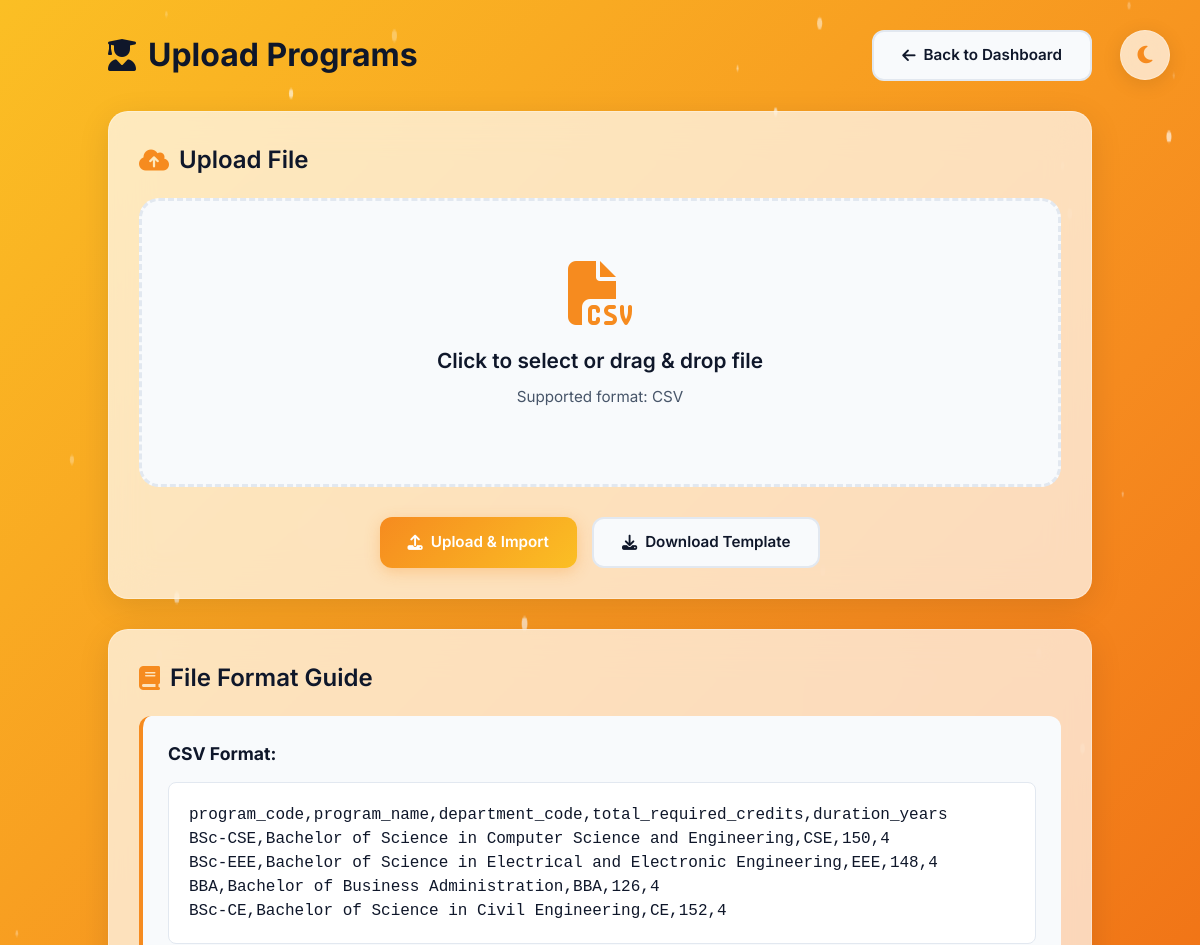
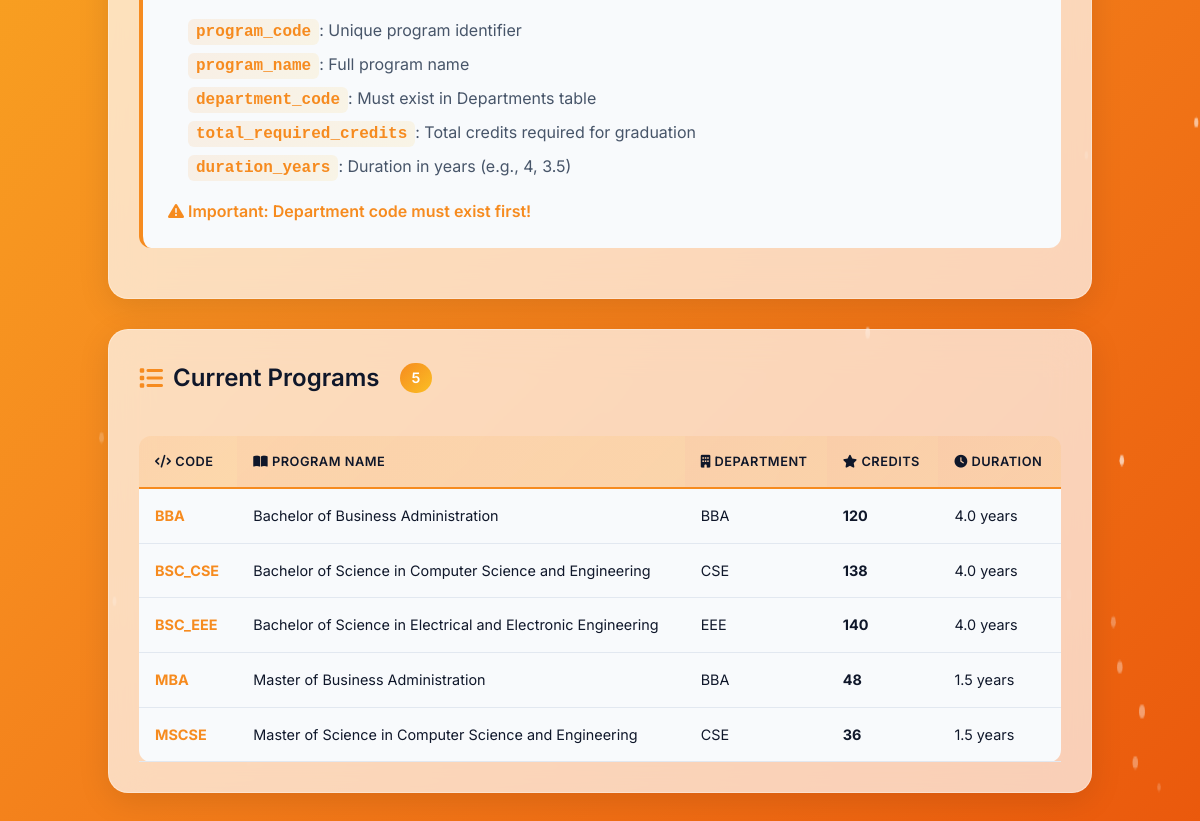
/admin/upload_programs.php (signed in), run on the app's committed database (2 pictures, top to bottom).
### tables this page shows
CREATE TABLE `programs` (
  `program_id` int(11) NOT NULL,
  `program_code` varchar(20) NOT NULL,
  `program_name` varchar(100) NOT NULL,
  `department_id` int(11) NOT NULL,
  `total_required_credits` int(11) NOT NULL,
  `duration_years` decimal(3,1) NOT NULL,
  `created_at` timestamp NOT NULL DEFAULT current_timestamp()
);

CREATE TABLE `departments` (
  `department_id` int(11) NOT NULL,
  `department_code` varchar(10) NOT NULL,
  `department_name` varchar(100) NOT NULL,
  `created_at` timestamp NOT NULL DEFAULT current_timestamp()
);

### admin/upload_programs.php (the view, shortened to what this page needs)
<?php
require_once('../config/database.php');
$result = $conn->query("SELECT p.*, d.department_code, d.department_name FROM programs p JOIN departments d ON p.department_id = d.department_id ORDER BY p.program_code");
$existing_programs = $result->fetch_all(MYSQLI_ASSOC);
?>
<!DOCTYPE html>
<html lang="en" data-theme="light">
<head>
    <script src="https://cdn.tailwindcss.com"></script>
    <link rel="stylesheet" href="https://cdnjs.cloudflare.com/ajax/libs/font-awesome/6.4.0/css/all.min.css">
</head>
<body>
    <div class="theme-toggle" onclick="toggleTheme()">
        <i class="fas fa-moon" id="theme-icon"></i>
    </div>
    <div class="container">
        <div class="header">
            <h1>
                <i class="fas fa-user-graduate"></i>
                Upload Programs
            </h1>
            <a href="index.php" class="btn btn-secondary">
                <i class="fas fa-arrow-left"></i>
                Back to Dashboard
            </a>
        </div>
        <div class="glass-card">
            <h2 style="color: var(--text-primary); margin-bottom: 20px; display: flex; align-items: center; gap: 10px; font-size: 1.5rem; font-weight: 600;">
                <i class="fas fa-cloud-upload-alt" style="color: #f68b1f;"></i>
                Upload File
            </h2>
            <form method="POST" enctype="multipart/form-data" id="uploadForm">
                <div class="upload-area" id="uploadArea" onclick="document.getElementById('fileInput').click()">
                    <i class="fas fa-file-csv upload-icon"></i>
                    <h3>Click to select or drag & drop file</h3>
                    <p style="margin-top: 10px;">Supported format: CSV</p>
                </div>
                <div style="text-align: center; margin-top: 30px; display: flex; gap: 15px; justify-content: center; flex-wrap: wrap;">
                    <button type="submit" class="btn btn-primary">
                        <i class="fas fa-upload"></i>
                        Upload & Import
                    </button>
                    <a href="download_template.php?type=programs" class="btn btn-secondary">
                        <i class="fas fa-download"></i>
                        Download Template
                    </a>
                </div>
            </form>
        </div>
        <div class="glass-card">
            <h2 style="color: var(--text-primary); margin-bottom: 20px; display: flex; align-items: center; gap: 10px; font-size: 1.5rem; font-weight: 600;">
                <i class="fas fa-book" style="color: #f68b1f;"></i>
                File Format Guide
            </h2>
            <div class="format-guide">
                <strong style="color: var(--text-primary); font-size: 1.1rem;">CSV Format:</strong>
                <pre>program_code,program_name,department_code,total_required_credits,duration_years
BSc-CSE,Bachelor of Science in Computer Science and Engineering,CSE,150,4
BSc-EEE,Bachelor of Science in Electrical and Electronic Engineering,EEE,148,4
BBA,Bachelor of Business Administration,BBA,126,4
BSc-CE,Bachelor of Science in Civil Engineering,CE,152,4</pre>
                <ul>
                    <li><code>program_code</code>: Unique program identifier</li>
                    <li><code>program_name</code>: Full program name</li>
                    <li><code>department_code</code>: Must exist in Departments table</li>
                    <li><code>total_required_credits</code>: Total credits required for graduation</li>
                    <li><code>duration_years</code>: Duration in years (e.g., 4, 3.5)</li>
                </ul>
                <p style="margin-top: 15px; color: #f68b1f; font-weight: 600;">
                    <i class="fas fa-exclamation-triangle"></i> Important: Department code must exist first!
                </p>
            </div>
        </div>
        <div class="glass-card">
            <h2 style="color: var(--text-primary); margin-bottom: 20px; display: flex; align-items: center; gap: 10px; font-size: 1.5rem; font-weight: 600;">
                <i class="fas fa-list" style="color: #f68b1f;"></i>
                Current Programs
                <span style="background: linear-gradient(135deg, #f68b1f, #fbbf24); color: white; padding: 4px 12px; border-radius: 20px; font-size: 0.9rem; margin-left: 10px;">
                    <?php echo count($existing_programs); ?>
                </span>
            </h2>
            <?php if (empty($existing_programs)): ?>
                <div class="empty-state">
                    <i class="fas fa-inbox"></i>
                    <p style="font-size: 1.1rem; margin-top: 10px;">No programs found. Upload a file to add programs.</p>
                </div>
            <?php else: ?>
                <div style="overflow-x: auto;">
                    <table>
                        <thead>
                            <tr>
                                <th><i class="fas fa-code"></i> Code</th>
                                <th><i class="fas fa-book-open"></i> Program Name</th>
                                <th><i class="fas fa-building"></i> Department</th>
                                <th><i class="fas fa-star"></i> Credits</th>
                                <th><i class="fas fa-clock"></i> Duration</th>
                            </tr>
                        </thead>
                        <tbody>
                            <?php foreach ($existing_programs as $prog): ?>
                                <tr>
                                    <td><strong style="color: #f68b1f;"><?php echo htmlspecialchars($prog['program_code']); ?></strong></td>
                                    <td><?php echo htmlspecialchars($prog['program_name']); ?></td>
                                    <td><?php echo htmlspecialchars($prog['department_code']); ?></td>
                                    <td><strong><?php echo $prog['total_required_credits']; ?></strong></td>
                                    <td><?php echo $prog['duration_years']; ?> years</td>
                                </tr>
                            <?php endforeach; ?>
                        </tbody>
                    </table>
                </div>
            <?php endif; ?>
        </div>
    </div>
</body>
</html>

### admin/upload_programs.php (style rules this page uses)
* { margin: 0; padding: 0; box-sizing: border-box; }
:root { --bg-primary: #ffffff; --bg-secondary: #f8fafc; --text-primary: #0f172a; --text-secondary: #475569; --border-color: #e2e8f0; --shadow-color: rgba(0, 0, 0, 0.1); --glass-bg: rgba(255, 255, 255, 0.7); --glass-border: rgba(255, 255, 255, 0.3); }
body { font-family: 'Inter', sans-serif; background: linear-gradient(135deg, #0f172a 0%, #1e293b 50%, #0f172a 100%); min-height: 100vh; position: relative; overflow-x: hidden; transition: background 0.3s ease; }
[data-theme="light"] body { background: linear-gradient(135deg, #fbbf24 0%, #f68b1f 50%, #ea580c 100%); }
.container { max-width: 1400px; margin: 0 auto; padding: 30px 20px; position: relative; z-index: 1; }
.glass-card { background: var(--glass-bg); backdrop-filter: blur(20px); border: 1px solid var(--glass-border); border-radius: 20px; box-shadow: 0 8px 32px var(--shadow-color); padding: 30px; margin-bottom: 30px; transition: all 0.3s ease; }
.header { display: flex; justify-content: space-between; align-items: center; margin-bottom: 30px; }
.header h1 { color: var(--text-primary); font-size: 2rem; font-weight: 700; display: flex; align-items: center; gap: 12px; }
.theme-toggle { position: fixed; top: 30px; right: 30px; width: 50px; height: 50px; border-radius: 50%; background: var(--glass-bg); backdrop-filter: blur(20px); border: 1px solid var(--glass-border); display: flex; align-items: center; justify-content: center; cursor: pointer; z-index: 1000; transition: all 0.3s ease; box-shadow: 0 4px 20px var(--shadow-color); }
.theme-toggle i { font-size: 20px; color: #f68b1f; }
.btn { display: inline-flex; align-items: center; gap: 8px; padding: 12px 28px; font-weight: 600; border-radius: 12px; text-decoration: none; transition: all 0.3s ease; cursor: pointer; border: none; font-size: 0.95rem; }
.btn-primary { background: linear-gradient(135deg, #f68b1f 0%, #fbbf24 100%); color: white; box-shadow: 0 4px 15px rgba(246, 139, 31, 0.3); }
.btn-secondary { background: var(--bg-secondary); color: var(--text-primary); border: 2px solid var(--border-color); }
.upload-area { border: 3px dashed var(--border-color); border-radius: 20px; padding: 60px 40px; text-align: center; background: var(--bg-secondary); cursor: pointer; transition: all 0.3s ease; position: relative; overflow: hidden; }
.upload-area::before { content: ''; position: absolute; top: 0; left: -100%; width: 100%; height: 100%; background: linear-gradient(90deg, transparent, rgba(246, 139, 31, 0.1), transparent); transition: 0.5s; }
.upload-icon { font-size: 4rem; margin-bottom: 20px; color: #f68b1f; animation: bounce 2s infinite; }
.upload-area h3 { color: var(--text-primary); font-size: 1.3rem; font-weight: 600; margin-bottom: 10px; }
.upload-area p { color: var(--text-secondary); font-size: 0.95rem; }
table { width: 100%; border-collapse: separate; border-spacing: 0; margin-top: 20px; font-size: 0.9rem; }
th, td { padding: 16px; text-align: left; }
th { background: linear-gradient(135deg, rgba(246, 139, 31, 0.1), rgba(251, 191, 36, 0.1)); color: var(--text-primary); font-weight: 600; text-transform: uppercase; font-size: 0.8rem; letter-spacing: 0.5px; border-bottom: 2px solid #f68b1f; }
th:first-child { border-top-left-radius: 12px; }
th:last-child { border-top-right-radius: 12px; }
tbody tr { background: var(--bg-secondary); transition: all 0.3s ease; }
td { color: var(--text-primary); border-bottom: 1px solid var(--border-color); }
tbody tr:last-child td:first-child { border-bottom-left-radius: 12px; }
tbody tr:last-child td:last-child { border-bottom-right-radius: 12px; }
.format-guide { background: var(--bg-secondary); padding: 25px; border-radius: 12px; margin: 20px 0; border-left: 4px solid #f68b1f; }
.format-guide pre { background: var(--bg-primary); padding: 20px; border-radius: 8px; margin-top: 15px; overflow-x: auto; color: var(--text-primary); border: 1px solid var(--border-color); }
.format-guide ul { margin: 15px 0 0 20px; line-height: 2; color: var(--text-secondary); }
code { background: linear-gradient(135deg, rgba(246, 139, 31, 0.1), rgba(251, 191, 36, 0.1)); padding: 4px 8px; border-radius: 6px; font-family: 'Courier New', monospace; color: #f68b1f; font-weight: 600; }

### data on the page
programs: program_code "BBA", program_name "Bachelor of Business Administration", department.department_code "BBA", total_required_credits "120", duration_years "4.0"
programs: program_code "BSC_CSE", program_name "Bachelor of Science in Computer Science and Engineering", department.department_code "CSE", total_required_credits "138", duration_years "4.0"
programs: program_code "BSC_EEE", program_name "Bachelor of Science in Electrical and Electronic Engineering", department.department_code "EEE", total_required_credits "140", duration_years "4.0"
programs: program_code "MBA", program_name "Master of Business Administration", department.department_code "BBA", total_required_credits "48", duration_years "1.5"
programs: program_code "MSCSE", program_name "Master of Science in Computer Science and Engineering", department.department_code "CSE", total_required_credits "36", duration_years "1.5"

### other printed values
count($existing_programs) "5"
